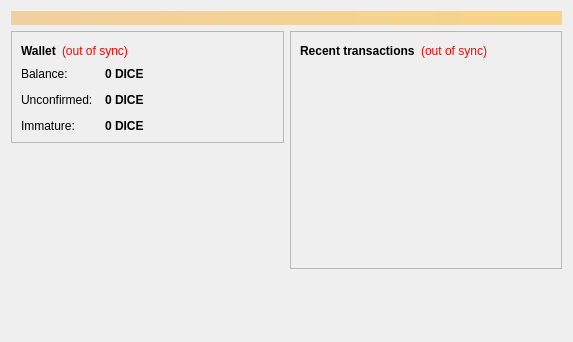
<?xml version="1.0" encoding="UTF-8"?>
<ui version="4.0">
 <class>OverviewPage</class>
 <widget class="QWidget" name="OverviewPage">
  <property name="geometry">
   <rect>
    <x>0</x>
    <y>0</y>
    <width>573</width>
    <height>342</height>
   </rect>
  </property>
  <property name="windowTitle">
   <string>Form</string>
  </property>
  <layout class="QVBoxLayout" name="topLayout">
   <item>
    <widget class="QLabel" name="labelAlerts">
     <property name="visible">
      <bool>false</bool>
     </property>
     <property name="styleSheet">
      <string notr="true">background-color: qlineargradient(x1: 0, y1: 0, x2: 1, y2: 0, stop:0 #F0D0A0, stop:1 #F8D488); color:#000000;</string>
     </property>
     <property name="wordWrap">
      <bool>true</bool>
     </property>
     <property name="margin">
      <number>3</number>
     </property>
    </widget>
   </item>
   <item>
    <layout class="QHBoxLayout" name="horizontalLayout" stretch="1,1">
     <item>
      <layout class="QVBoxLayout" name="verticalLayout_2">
       <item>
        <widget class="QFrame" name="frame">
         <property name="frameShape">
          <enum>QFrame::StyledPanel</enum>
         </property>
         <property name="frameShadow">
          <enum>QFrame::Raised</enum>
         </property>
         <layout class="QVBoxLayout" name="verticalLayout_4">
          <item>
           <layout class="QHBoxLayout" name="horizontalLayout_4">
            <item>
             <widget class="QLabel" name="label_5">
              <property name="font">
               <font>
                <weight>75</weight>
                <bold>true</bold>
               </font>
              </property>
              <property name="text">
               <string>Wallet</string>
              </property>
             </widget>
            </item>
            <item>
             <widget class="QLabel" name="labelWalletStatus">
              <property name="toolTip">
               <string>The displayed information may be out of date. Your wallet automatically synchronizes with the DiceCOIN network after a connection is established, but this process has not completed yet.</string>
              </property>
              <property name="styleSheet">
               <string notr="true">QLabel { color: red; }</string>
              </property>
              <property name="text">
               <string notr="true">(out of sync)</string>
              </property>
              <property name="alignment">
               <set>Qt::AlignLeading|Qt::AlignLeft|Qt::AlignVCenter</set>
              </property>
             </widget>
            </item>
            <item>
             <spacer name="horizontalSpacer_2">
              <property name="orientation">
               <enum>Qt::Horizontal</enum>
              </property>
              <property name="sizeHint" stdset="0">
               <size>
                <width>40</width>
                <height>20</height>
               </size>
              </property>
             </spacer>
            </item>
           </layout>
          </item>
          <item>
           <layout class="QFormLayout" name="formLayout_2">
            <property name="fieldGrowthPolicy">
             <enum>QFormLayout::AllNonFixedFieldsGrow</enum>
            </property>
            <property name="horizontalSpacing">
             <number>12</number>
            </property>
            <property name="verticalSpacing">
             <number>12</number>
            </property>
            <item row="0" column="0">
             <widget class="QLabel" name="label">
              <property name="text">
               <string>Balance:</string>
              </property>
             </widget>
            </item>
            <item row="0" column="1">
             <widget class="QLabel" name="labelBalance">
              <property name="font">
               <font>
                <weight>75</weight>
                <bold>true</bold>
               </font>
              </property>
              <property name="cursor">
               <cursorShape>IBeamCursor</cursorShape>
              </property>
              <property name="toolTip">
               <string>Your current balance</string>
              </property>
              <property name="text">
               <string notr="true">0 DICE</string>
              </property>
              <property name="textInteractionFlags">
               <set>Qt::LinksAccessibleByMouse|Qt::TextSelectableByKeyboard|Qt::TextSelectableByMouse</set>
              </property>
             </widget>
            </item>
            <item row="1" column="0">
             <widget class="QLabel" name="label_3">
              <property name="text">
               <string>Unconfirmed:</string>
              </property>
             </widget>
            </item>
            <item row="1" column="1">
             <widget class="QLabel" name="labelUnconfirmed">
              <property name="font">
               <font>
                <weight>75</weight>
                <bold>true</bold>
               </font>
              </property>
              <property name="cursor">
               <cursorShape>IBeamCursor</cursorShape>
              </property>
              <property name="toolTip">
               <string>Total of transactions that have yet to be confirmed, and do not yet count toward the current balance</string>
              </property>
              <property name="text">
               <string notr="true">0 DICE</string>
              </property>
              <property name="textInteractionFlags">
               <set>Qt::LinksAccessibleByMouse|Qt::TextSelectableByKeyboard|Qt::TextSelectableByMouse</set>
              </property>
             </widget>
            </item>
            <item row="2" column="0">
             <widget class="QLabel" name="labelImmatureText">
              <property name="text">
               <string>Immature:</string>
              </property>
             </widget>
            </item>
            <item row="2" column="1">
             <widget class="QLabel" name="labelImmature">
              <property name="font">
               <font>
                <weight>75</weight>
                <bold>true</bold>
               </font>
              </property>
              <property name="toolTip">
               <string>Mined balance that has not yet matured</string>
              </property>
              <property name="text">
               <string notr="true">0 DICE</string>
              </property>
              <property name="textInteractionFlags">
               <set>Qt::LinksAccessibleByMouse|Qt::TextSelectableByKeyboard|Qt::TextSelectableByMouse</set>
              </property>
             </widget>
            </item>
           </layout>
          </item>
         </layout>
        </widget>
       </item>
       <item>
        <spacer name="verticalSpacer">
         <property name="orientation">
          <enum>Qt::Vertical</enum>
         </property>
         <property name="sizeHint" stdset="0">
          <size>
           <width>20</width>
           <height>40</height>
          </size>
         </property>
        </spacer>
       </item>
      </layout>
     </item>
     <item>
      <layout class="QVBoxLayout" name="verticalLayout_3">
       <item>
        <widget class="QFrame" name="frame_2">
         <property name="frameShape">
          <enum>QFrame::StyledPanel</enum>
         </property>
         <property name="frameShadow">
          <enum>QFrame::Raised</enum>
         </property>
         <layout class="QVBoxLayout" name="verticalLayout">
          <item>
           <layout class="QHBoxLayout" name="horizontalLayout_2">
            <item>
             <widget class="QLabel" name="label_4">
              <property name="text">
               <string>&lt;b&gt;Recent transactions&lt;/b&gt;</string>
              </property>
             </widget>
            </item>
            <item>
             <widget class="QLabel" name="labelTransactionsStatus">
              <property name="toolTip">
               <string>The displayed information may be out of date. Your wallet automatically synchronizes with the DiceCOIN network after a connection is established, but this process has not completed yet.</string>
              </property>
              <property name="styleSheet">
               <string notr="true">QLabel { color: red; }</string>
              </property>
              <property name="text">
               <string notr="true">(out of sync)</string>
              </property>
              <property name="alignment">
               <set>Qt::AlignRight|Qt::AlignTrailing|Qt::AlignVCenter</set>
              </property>
             </widget>
            </item>
            <item>
             <spacer name="horizontalSpacer">
              <property name="orientation">
               <enum>Qt::Horizontal</enum>
              </property>
              <property name="sizeHint" stdset="0">
               <size>
                <width>40</width>
                <height>20</height>
               </size>
              </property>
             </spacer>
            </item>
           </layout>
          </item>
          <item>
           <widget class="QListView" name="listTransactions">
            <property name="styleSheet">
             <string notr="true">QListView { background: transparent; }</string>
            </property>
            <property name="frameShape">
             <enum>QFrame::NoFrame</enum>
            </property>
            <property name="verticalScrollBarPolicy">
             <enum>Qt::ScrollBarAlwaysOff</enum>
            </property>
            <property name="horizontalScrollBarPolicy">
             <enum>Qt::ScrollBarAlwaysOff</enum>
            </property>
            <property name="selectionMode">
             <enum>QAbstractItemView::NoSelection</enum>
            </property>
           </widget>
          </item>
         </layout>
        </widget>
       </item>
       <item>
        <spacer name="verticalSpacer_2">
         <property name="orientation">
          <enum>Qt::Vertical</enum>
         </property>
         <property name="sizeHint" stdset="0">
          <size>
           <width>20</width>
           <height>40</height>
          </size>
         </property>
        </spacer>
       </item>
      </layout>
     </item>
    </layout>
   </item>
  </layout>
 </widget>
 <resources/>
 <connections/>
</ui>
